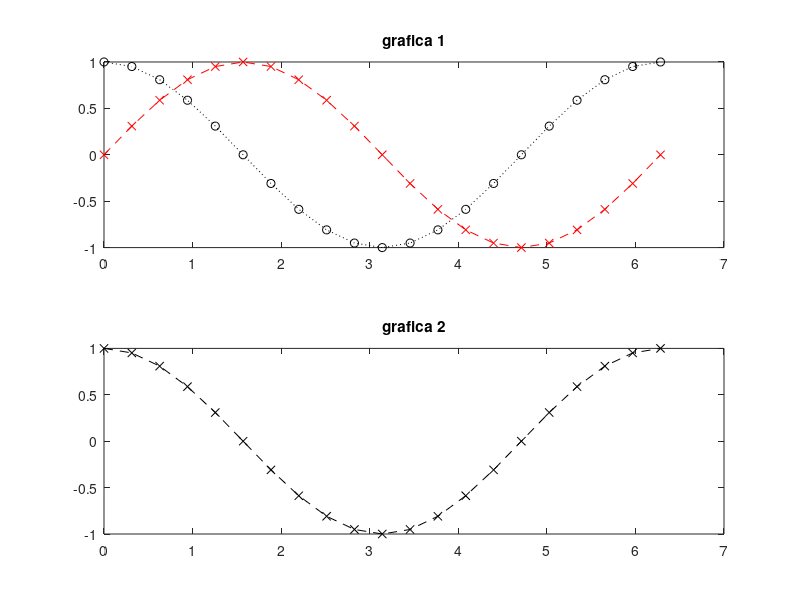

This figure's MATLAB source:
x = [0:2:18]
y = [0:2:18]
plot(x, y)
grid on

x = [0:pi/100:2*pi];
y1 = cos(x*4);
plot(x, y1)
y2 = sin(x)
hold on % Habilita para rayar plot actual o añadir mas graficas al mismo.
plot(x, y2)
hold off % Cierra el uso con la ventana actual.
y3 = x;
plot(x, y3)

% Ejercicios 5.1

x = [0:0.1*pi:2*pi];
y = sin(x);
plot(x, y, ':ok');
title('Grafica 1');
xlabel('Pi');
ylabel('Sin(x)');


x = [0:0.1*pi:2*pi];
y1 = sin(x);
y2 = cos(x);
plot(x, y1, '--xr', x, y2, ':ok');
title('Graica 2');
xlabel('Pi');
ylabel('Y1-Y2');
legend('Y1', 'Y2');


x = [0:0.1*pi:2*pi];
y1 = sin(x);
y2 = cos(x);
subplot(2, 1, 1) % (filas, columnas, posicion gracia)
plot(x, y1, '--xr');
title('grafica 1')
hold on
plot(x, y2, ':ok');
hold off
subplot(2, 1, 2)
plot(x, y2, '--xk');
title('grafica 2');




